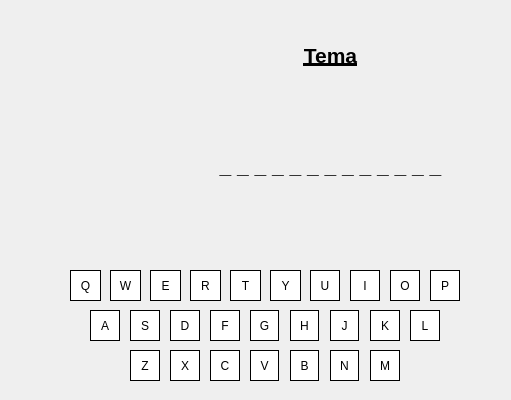
<?xml version="1.0" encoding="UTF-8"?>
<ui version="4.0">
 <class>Form</class>
 <widget class="QWidget" name="Form">
  <property name="geometry">
   <rect>
    <x>0</x>
    <y>0</y>
    <width>511</width>
    <height>400</height>
   </rect>
  </property>
  <property name="windowTitle">
   <string>Form</string>
  </property>
  <widget class="QLabel" name="TemaLabel">
   <property name="geometry">
    <rect>
     <x>260</x>
     <y>30</y>
     <width>141</width>
     <height>51</height>
    </rect>
   </property>
   <property name="font">
    <font>
     <pointsize>16</pointsize>
     <bold>true</bold>
     <underline>true</underline>
    </font>
   </property>
   <property name="styleSheet">
    <string notr="true">text-align: center;
</string>
   </property>
   <property name="text">
    <string>Tema</string>
   </property>
   <property name="alignment">
    <set>Qt::AlignmentFlag::AlignCenter</set>
   </property>
  </widget>
  <widget class="QLabel" name="Forca">
   <property name="geometry">
    <rect>
     <x>-80</x>
     <y>-20</y>
     <width>221</width>
     <height>271</height>
    </rect>
   </property>
   <property name="text">
    <string/>
   </property>
   <property name="pixmap">
    <pixmap>imagens/forca.png</pixmap>
   </property>
  </widget>
  <widget class="QPushButton" name="btnQ">
   <property name="geometry">
    <rect>
     <x>70</x>
     <y>270</y>
     <width>31</width>
     <height>31</height>
    </rect>
   </property>
   <property name="styleSheet">
    <string notr="true">QPushButton {
    background-color: rgb(255, 255, 255);
    border: 1px solid black;
    border-radius: 25px;
}

QPushButton:hover {
    background-color: rgb(64, 64, 64);
    color: white;
}

QPushButton:pressed {
    background-color: rgb(128, 128, 128); /* Cinza mais claro */
    color: white; /* Mantém o contraste do texto */
}</string>
   </property>
   <property name="text">
    <string>Q</string>
   </property>
  </widget>
  <widget class="QPushButton" name="btnW">
   <property name="geometry">
    <rect>
     <x>110</x>
     <y>270</y>
     <width>31</width>
     <height>31</height>
    </rect>
   </property>
   <property name="styleSheet">
    <string notr="true">QPushButton {
    background-color: rgb(255, 255, 255);
    border: 1px solid black;
    border-radius: 25px;
}

QPushButton:hover {
    background-color: rgb(64, 64, 64);
    color: white;
}

QPushButton:pressed {
    background-color: rgb(128, 128, 128); /* Cinza mais claro */
    color: white; /* Mantém o contraste do texto */
}</string>
   </property>
   <property name="text">
    <string>W</string>
   </property>
  </widget>
  <widget class="QPushButton" name="btnE">
   <property name="geometry">
    <rect>
     <x>150</x>
     <y>270</y>
     <width>31</width>
     <height>31</height>
    </rect>
   </property>
   <property name="styleSheet">
    <string notr="true">QPushButton {
    background-color: rgb(255, 255, 255);
    border: 1px solid black;
    border-radius: 25px;
}

QPushButton:hover {
    background-color: rgb(64, 64, 64);
    color: white;
}

QPushButton:pressed {
    background-color: rgb(128, 128, 128); /* Cinza mais claro */
    color: white; /* Mantém o contraste do texto */
}</string>
   </property>
   <property name="text">
    <string>E</string>
   </property>
  </widget>
  <widget class="QPushButton" name="btnT">
   <property name="geometry">
    <rect>
     <x>230</x>
     <y>270</y>
     <width>31</width>
     <height>31</height>
    </rect>
   </property>
   <property name="styleSheet">
    <string notr="true">QPushButton {
    background-color: rgb(255, 255, 255);
    border: 1px solid black;
    border-radius: 25px;
}

QPushButton:hover {
    background-color: rgb(64, 64, 64);
    color: white;
}

QPushButton:pressed {
    background-color: rgb(128, 128, 128); /* Cinza mais claro */
    color: white; /* Mantém o contraste do texto */
}</string>
   </property>
   <property name="text">
    <string>T</string>
   </property>
  </widget>
  <widget class="QPushButton" name="btnY">
   <property name="geometry">
    <rect>
     <x>270</x>
     <y>270</y>
     <width>31</width>
     <height>31</height>
    </rect>
   </property>
   <property name="styleSheet">
    <string notr="true">QPushButton {
    background-color: rgb(255, 255, 255);
    border: 1px solid black;
    border-radius: 25px;
}

QPushButton:hover {
    background-color: rgb(64, 64, 64);
    color: white;
}

QPushButton:pressed {
    background-color: rgb(128, 128, 128); /* Cinza mais claro */
    color: white; /* Mantém o contraste do texto */
}</string>
   </property>
   <property name="text">
    <string>Y</string>
   </property>
  </widget>
  <widget class="QPushButton" name="btnI">
   <property name="geometry">
    <rect>
     <x>350</x>
     <y>270</y>
     <width>30</width>
     <height>31</height>
    </rect>
   </property>
   <property name="styleSheet">
    <string notr="true">QPushButton {
    background-color: rgb(255, 255, 255);
    border: 1px solid black;
    border-radius: 25px;
}

QPushButton:hover {
    background-color: rgb(64, 64, 64);
    color: white;
}

QPushButton:pressed {
    background-color: rgb(128, 128, 128); /* Cinza mais claro */
    color: white; /* Mantém o contraste do texto */
}</string>
   </property>
   <property name="text">
    <string>I</string>
   </property>
  </widget>
  <widget class="QPushButton" name="btnO">
   <property name="geometry">
    <rect>
     <x>390</x>
     <y>270</y>
     <width>30</width>
     <height>31</height>
    </rect>
   </property>
   <property name="styleSheet">
    <string notr="true">QPushButton {
    background-color: rgb(255, 255, 255);
    border: 1px solid black;
    border-radius: 25px;
}

QPushButton:hover {
    background-color: rgb(64, 64, 64);
    color: white;
}

QPushButton:pressed {
    background-color: rgb(128, 128, 128); /* Cinza mais claro */
    color: white; /* Mantém o contraste do texto */
}</string>
   </property>
   <property name="text">
    <string>O</string>
   </property>
  </widget>
  <widget class="QPushButton" name="bntU">
   <property name="geometry">
    <rect>
     <x>310</x>
     <y>270</y>
     <width>30</width>
     <height>31</height>
    </rect>
   </property>
   <property name="styleSheet">
    <string notr="true">QPushButton {
    background-color: rgb(255, 255, 255);
    border: 1px solid black;
    border-radius: 25px;
}

QPushButton:hover {
    background-color: rgb(64, 64, 64);
    color: white;
}

QPushButton:pressed {
    background-color: rgb(128, 128, 128); /* Cinza mais claro */
    color: white; /* Mantém o contraste do texto */
}</string>
   </property>
   <property name="text">
    <string>U</string>
   </property>
  </widget>
  <widget class="QPushButton" name="btnP">
   <property name="geometry">
    <rect>
     <x>430</x>
     <y>270</y>
     <width>30</width>
     <height>31</height>
    </rect>
   </property>
   <property name="styleSheet">
    <string notr="true">QPushButton {
    background-color: rgb(255, 255, 255);
    border: 1px solid black;
    border-radius: 25px;
}

QPushButton:hover {
    background-color: rgb(64, 64, 64);
    color: white;
}

QPushButton:pressed {
    background-color: rgb(128, 128, 128); /* Cinza mais claro */
    color: white; /* Mantém o contraste do texto */
}</string>
   </property>
   <property name="text">
    <string>P</string>
   </property>
  </widget>
  <widget class="QPushButton" name="btnG">
   <property name="geometry">
    <rect>
     <x>250</x>
     <y>310</y>
     <width>29</width>
     <height>31</height>
    </rect>
   </property>
   <property name="styleSheet">
    <string notr="true">QPushButton {
    background-color: rgb(255, 255, 255);
    border: 1px solid black;
    border-radius: 25px;
}

QPushButton:hover {
    background-color: rgb(64, 64, 64);
    color: white;
}

QPushButton:pressed {
    background-color: rgb(128, 128, 128); /* Cinza mais claro */
    color: white; /* Mantém o contraste do texto */
}</string>
   </property>
   <property name="text">
    <string>G</string>
   </property>
  </widget>
  <widget class="QPushButton" name="btnA">
   <property name="geometry">
    <rect>
     <x>90</x>
     <y>310</y>
     <width>30</width>
     <height>31</height>
    </rect>
   </property>
   <property name="styleSheet">
    <string notr="true">QPushButton {
    background-color: rgb(255, 255, 255);
    border: 1px solid black;
    border-radius: 25px;
}

QPushButton:hover {
    background-color: rgb(64, 64, 64);
    color: white;
}

QPushButton:pressed {
    background-color: rgb(128, 128, 128); /* Cinza mais claro */
    color: white; /* Mantém o contraste do texto */
}</string>
   </property>
   <property name="text">
    <string>A</string>
   </property>
  </widget>
  <widget class="QPushButton" name="btnD">
   <property name="geometry">
    <rect>
     <x>170</x>
     <y>310</y>
     <width>30</width>
     <height>31</height>
    </rect>
   </property>
   <property name="styleSheet">
    <string notr="true">QPushButton {
    background-color: rgb(255, 255, 255);
    border: 1px solid black;
    border-radius: 25px;
}

QPushButton:hover {
    background-color: rgb(64, 64, 64);
    color: white;
}

QPushButton:pressed {
    background-color: rgb(128, 128, 128); /* Cinza mais claro */
    color: white; /* Mantém o contraste do texto */
}</string>
   </property>
   <property name="text">
    <string>D</string>
   </property>
  </widget>
  <widget class="QPushButton" name="btnH">
   <property name="geometry">
    <rect>
     <x>290</x>
     <y>310</y>
     <width>29</width>
     <height>31</height>
    </rect>
   </property>
   <property name="styleSheet">
    <string notr="true">QPushButton {
    background-color: rgb(255, 255, 255);
    border: 1px solid black;
    border-radius: 25px;
}

QPushButton:hover {
    background-color: rgb(64, 64, 64);
    color: white;
}

QPushButton:pressed {
    background-color: rgb(128, 128, 128); /* Cinza mais claro */
    color: white; /* Mantém o contraste do texto */
}</string>
   </property>
   <property name="text">
    <string>H</string>
   </property>
  </widget>
  <widget class="QPushButton" name="btnF">
   <property name="geometry">
    <rect>
     <x>210</x>
     <y>310</y>
     <width>30</width>
     <height>31</height>
    </rect>
   </property>
   <property name="styleSheet">
    <string notr="true">QPushButton {
    background-color: rgb(255, 255, 255);
    border: 1px solid black;
    border-radius: 25px;
}

QPushButton:hover {
    background-color: rgb(64, 64, 64);
    color: white;
}

QPushButton:pressed {
    background-color: rgb(128, 128, 128); /* Cinza mais claro */
    color: white; /* Mantém o contraste do texto */
}</string>
   </property>
   <property name="text">
    <string>F</string>
   </property>
  </widget>
  <widget class="QPushButton" name="btnJ">
   <property name="geometry">
    <rect>
     <x>330</x>
     <y>310</y>
     <width>29</width>
     <height>31</height>
    </rect>
   </property>
   <property name="styleSheet">
    <string notr="true">QPushButton {
    background-color: rgb(255, 255, 255);
    border: 1px solid black;
    border-radius: 25px;
}

QPushButton:hover {
    background-color: rgb(64, 64, 64);
    color: white;
}

QPushButton:pressed {
    background-color: rgb(128, 128, 128); /* Cinza mais claro */
    color: white; /* Mantém o contraste do texto */
}</string>
   </property>
   <property name="text">
    <string>J</string>
   </property>
  </widget>
  <widget class="QPushButton" name="btnS">
   <property name="geometry">
    <rect>
     <x>130</x>
     <y>310</y>
     <width>30</width>
     <height>31</height>
    </rect>
   </property>
   <property name="styleSheet">
    <string notr="true">QPushButton {
    background-color: rgb(255, 255, 255);
    border: 1px solid black;
    border-radius: 25px;
}

QPushButton:hover {
    background-color: rgb(64, 64, 64);
    color: white;
}

QPushButton:pressed {
    background-color: rgb(128, 128, 128); /* Cinza mais claro */
    color: white; /* Mantém o contraste do texto */
}</string>
   </property>
   <property name="text">
    <string>S</string>
   </property>
  </widget>
  <widget class="QPushButton" name="btnL">
   <property name="geometry">
    <rect>
     <x>410</x>
     <y>310</y>
     <width>30</width>
     <height>31</height>
    </rect>
   </property>
   <property name="styleSheet">
    <string notr="true">QPushButton {
    background-color: rgb(255, 255, 255);
    border: 1px solid black;
    border-radius: 25px;
}

QPushButton:hover {
    background-color: rgb(64, 64, 64);
    color: white;
}

QPushButton:pressed {
    background-color: rgb(128, 128, 128); /* Cinza mais claro */
    color: white; /* Mantém o contraste do texto */
}</string>
   </property>
   <property name="text">
    <string>L</string>
   </property>
  </widget>
  <widget class="QPushButton" name="btnK">
   <property name="geometry">
    <rect>
     <x>370</x>
     <y>310</y>
     <width>30</width>
     <height>31</height>
    </rect>
   </property>
   <property name="styleSheet">
    <string notr="true">QPushButton {
    background-color: rgb(255, 255, 255);
    border: 1px solid black;
    border-radius: 25px;
}

QPushButton:hover {
    background-color: rgb(64, 64, 64);
    color: white;
}

QPushButton:pressed {
    background-color: rgb(128, 128, 128); /* Cinza mais claro */
    color: white; /* Mantém o contraste do texto */
}</string>
   </property>
   <property name="text">
    <string>K</string>
   </property>
  </widget>
  <widget class="QPushButton" name="btnN">
   <property name="geometry">
    <rect>
     <x>330</x>
     <y>350</y>
     <width>29</width>
     <height>31</height>
    </rect>
   </property>
   <property name="styleSheet">
    <string notr="true">QPushButton {
    background-color: rgb(255, 255, 255);
    border: 1px solid black;
    border-radius: 25px;
}

QPushButton:hover {
    background-color: rgb(64, 64, 64);
    color: white;
}

QPushButton:pressed {
    background-color: rgb(128, 128, 128); /* Cinza mais claro */
    color: white; /* Mantém o contraste do texto */
}</string>
   </property>
   <property name="text">
    <string>N</string>
   </property>
  </widget>
  <widget class="QPushButton" name="btnB">
   <property name="geometry">
    <rect>
     <x>290</x>
     <y>350</y>
     <width>29</width>
     <height>31</height>
    </rect>
   </property>
   <property name="styleSheet">
    <string notr="true">QPushButton {
    background-color: rgb(255, 255, 255);
    border: 1px solid black;
    border-radius: 25px;
}

QPushButton:hover {
    background-color: rgb(64, 64, 64);
    color: white;
}

QPushButton:pressed {
    background-color: rgb(128, 128, 128); /* Cinza mais claro */
    color: white; /* Mantém o contraste do texto */
}</string>
   </property>
   <property name="text">
    <string>B</string>
   </property>
  </widget>
  <widget class="QPushButton" name="btnX">
   <property name="geometry">
    <rect>
     <x>170</x>
     <y>350</y>
     <width>30</width>
     <height>31</height>
    </rect>
   </property>
   <property name="styleSheet">
    <string notr="true">QPushButton {
    background-color: rgb(255, 255, 255);
    border: 1px solid black;
    border-radius: 25px;
}

QPushButton:hover {
    background-color: rgb(64, 64, 64);
    color: white;
}

QPushButton:pressed {
    background-color: rgb(128, 128, 128); /* Cinza mais claro */
    color: white; /* Mantém o contraste do texto */
}</string>
   </property>
   <property name="text">
    <string>X</string>
   </property>
  </widget>
  <widget class="QPushButton" name="btnZ">
   <property name="geometry">
    <rect>
     <x>130</x>
     <y>350</y>
     <width>30</width>
     <height>31</height>
    </rect>
   </property>
   <property name="styleSheet">
    <string notr="true">QPushButton {
    background-color: rgb(255, 255, 255);
    border: 1px solid black;
    border-radius: 25px;
}

QPushButton:hover {
    background-color: rgb(64, 64, 64);
    color: white;
}

QPushButton:pressed {
    background-color: rgb(128, 128, 128); /* Cinza mais claro */
    color: white; /* Mantém o contraste do texto */
}</string>
   </property>
   <property name="text">
    <string>Z</string>
   </property>
  </widget>
  <widget class="QPushButton" name="btnC">
   <property name="geometry">
    <rect>
     <x>210</x>
     <y>350</y>
     <width>30</width>
     <height>31</height>
    </rect>
   </property>
   <property name="styleSheet">
    <string notr="true">QPushButton {
    background-color: rgb(255, 255, 255);
    border: 1px solid black;
    border-radius: 25px;
}

QPushButton:hover {
    background-color: rgb(64, 64, 64);
    color: white;
}

QPushButton:pressed {
    background-color: rgb(128, 128, 128); /* Cinza mais claro */
    color: white; /* Mantém o contraste do texto */
}</string>
   </property>
   <property name="text">
    <string>C</string>
   </property>
  </widget>
  <widget class="QPushButton" name="btnV">
   <property name="geometry">
    <rect>
     <x>250</x>
     <y>350</y>
     <width>29</width>
     <height>31</height>
    </rect>
   </property>
   <property name="styleSheet">
    <string notr="true">QPushButton {
    background-color: rgb(255, 255, 255);
    border: 1px solid black;
    border-radius: 25px;
}

QPushButton:hover {
    background-color: rgb(64, 64, 64);
    color: white;
}

QPushButton:pressed {
    background-color: rgb(128, 128, 128); /* Cinza mais claro */
    color: white; /* Mantém o contraste do texto */
}</string>
   </property>
   <property name="text">
    <string>V</string>
   </property>
  </widget>
  <widget class="QPushButton" name="btnM">
   <property name="geometry">
    <rect>
     <x>370</x>
     <y>350</y>
     <width>30</width>
     <height>31</height>
    </rect>
   </property>
   <property name="styleSheet">
    <string notr="true">QPushButton {
    background-color: rgb(255, 255, 255);
    border: 1px solid black;
    border-radius: 25px;
}

QPushButton:hover {
    background-color: rgb(64, 64, 64);
    color: white;
}

QPushButton:pressed {
    background-color: rgb(128, 128, 128); /* Cinza mais claro */
    color: white; /* Mantém o contraste do texto */
}</string>
   </property>
   <property name="text">
    <string>M</string>
   </property>
  </widget>
  <widget class="QLabel" name="txtLabel">
   <property name="geometry">
    <rect>
     <x>190</x>
     <y>110</y>
     <width>281</width>
     <height>111</height>
    </rect>
   </property>
   <property name="font">
    <font>
     <pointsize>16</pointsize>
     <bold>true</bold>
     <underline>false</underline>
     <kerning>true</kerning>
    </font>
   </property>
   <property name="styleSheet">
    <string notr="true">text-align: center;
</string>
   </property>
   <property name="text">
    <string>_ _ _ _ _ _ _ _ _ _ _ _ _</string>
   </property>
   <property name="alignment">
    <set>Qt::AlignmentFlag::AlignCenter</set>
   </property>
  </widget>
  <widget class="QPushButton" name="btnR">
   <property name="geometry">
    <rect>
     <x>190</x>
     <y>270</y>
     <width>31</width>
     <height>31</height>
    </rect>
   </property>
   <property name="styleSheet">
    <string notr="true">QPushButton {
    background-color: rgb(255, 255, 255);
    border: 1px solid black;
    border-radius: 25px;
}

QPushButton:hover {
    background-color: rgb(64, 64, 64);
    color: white;
}

QPushButton:pressed {
    background-color: rgb(128, 128, 128); /* Cinza mais claro */
    color: white; /* Mantém o contraste do texto */
}</string>
   </property>
   <property name="text">
    <string>R</string>
   </property>
  </widget>
 </widget>
 <resources>
  <include location="../imagens/imagens.qrc"/>
 </resources>
 <connections/>
</ui>
